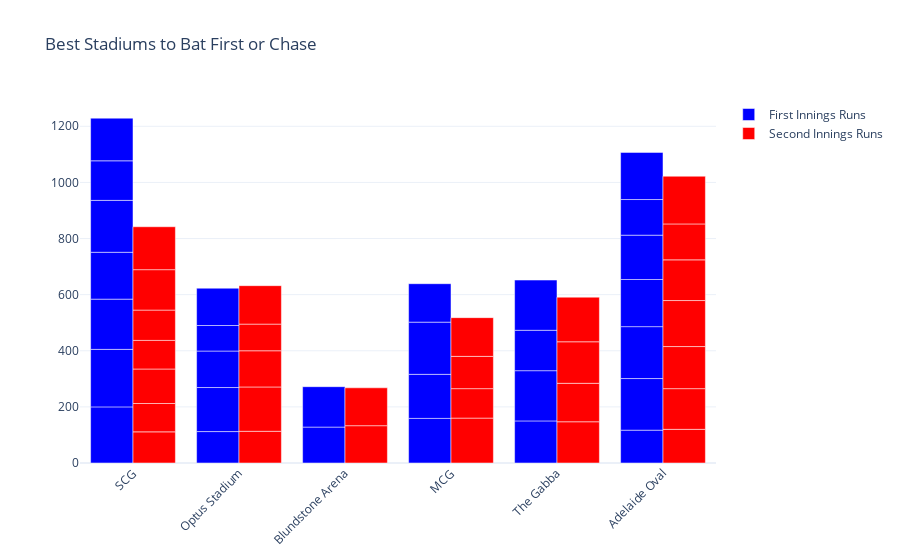

Here is the notebook cell this chart was saved with:
### Markdown cell above
### Sam Curran was the only best bowler in 3 matches. Undoubtedly, he deserved to be the player of the tournament.

### Code cell
#compare the runs scored in the first innings and second innings in every stadium of the t20 world cup 2022:
fig = go.Figure()
fig.add_trace(go.Bar(
    x=data["venue"],
    y=data["first innings score"],
    name='First Innings Runs',
    marker_color='blue'
))
fig.add_trace(go.Bar(
    x=data["venue"],
    y=data["second innings score"],
    name='Second Innings Runs',
    marker_color='red'
))
fig.update_layout(barmode='group', 
                  xaxis_tickangle=-45, 
                  title="Best Stadiums to Bat First or Chase")
fig.show()

### Figure 1 — Plotly figure (JSON) as saved in the notebook; plotly's stock layout.template omitted (floating-point values rounded to 4 significant figures)
{"data": [{"marker": {"color": "blue"}, "name": "First Innings Runs", "type": "bar", "x": ["SCG", "Optus Stadium", "Blundstone Arena", "MCG", "Blundstone Arena", "Optus Stadium", "MCG", "SCG", "SCG", "Optus Stadium", "SCG", "The Gabba", "Optus Stadium", "Optus Stadium", "The Gabba", "The Gabba", "The Gabba", "Adelaide Oval", "Adelaide Oval", "SCG", "Adelaide Oval", "Adelaide Oval", "SCG", "Adelaide Oval", "Adelaide Oval", "MCG", "SCG", "Adelaide Oval", "MCG"], "y": [200, 112, 128, 159, 144, 157, 157, 205, 179, 130, 167, 150, 91, 133, 179, 144, 179, 117, 184, 185, 185, 168, 141, 158, 127, 186, 152, 168, 137]}, {"marker": {"color": "red"}, "name": "Second Innings Runs", "type": "bar", "x": ["SCG", "Optus Stadium", "Blundstone Arena", "MCG", "Blundstone Arena", "Optus Stadium", "MCG", "SCG", "SCG", "Optus Stadium", "SCG", "The Gabba", "Optus Stadium", "Optus Stadium", "The Gabba", "The Gabba", "The Gabba", "Adelaide Oval", "Adelaide Oval", "SCG", "Adelaide Oval", "Adelaide Oval", "SCG", "Adelaide Oval", "Adelaide Oval", "MCG", "SCG", "Adelaide Oval", "MCG"], "y": [111, 113, 133, 160, 135, 158, 105, 101, 123, 129, 102, 147, 95, 137, 137, 148, 159, 120, 145, 108, 150, 164, 144, 145, 128, 115, 153, 170, 138]}], "layout": {"barmode": "group", "title": {"text": "Best Stadiums to Bat First or Chase"}, "xaxis": {"tickangle": -45}}}
